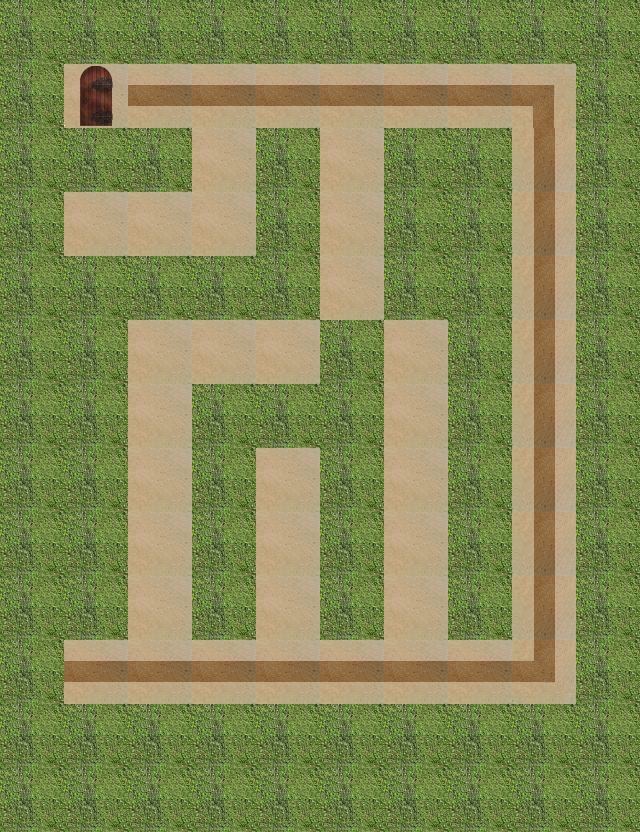

This is a level from a 2D game, rendered from its Tiled map with the project's own tilesets. A one-line summary and the map file follow, with tile-layer data summarised:
An orthogonal 10x13 tile map with 64x64 px tiles, 4 tile layers (path, wall, hint, end), 1 hidden layer not drawn.

<map version="1.0" orientation="orthogonal" renderorder="right-down" width="10" height="13" tilewidth="64" tileheight="64">
 <properties>
  <property name="bestTimePossible" value="7.32" />
  <property name="viewSize" value="5" />
 </properties>
 <tileset firstgid="1" name="sandbush" tilewidth="64" tileheight="64">
  <image source="sandbush.png" width="256" height="192" />
 </tileset>
 <layer name="path" width="10" height="13">
  <data>[130 cells, 46 non-empty, 1 distinct tile ids]</data>
 </layer>
 <layer name="wall" width="10" height="13">
  <data>[130 cells, 84 non-empty, 1 distinct tile ids]</data>
 </layer>
 <layer name="hint" width="10" height="13">
  <data>[130 cells, 23 non-empty, 4 distinct tile ids]</data>
 </layer>
 <layer name="start" width="10" height="13" visible="0">
  <data>[130 cells, 1 non-empty, 1 distinct tile ids]</data>
 </layer>
 <layer name="end" width="10" height="13">
  <data>[130 cells, 1 non-empty, 1 distinct tile ids]</data>
 </layer>
</map>
